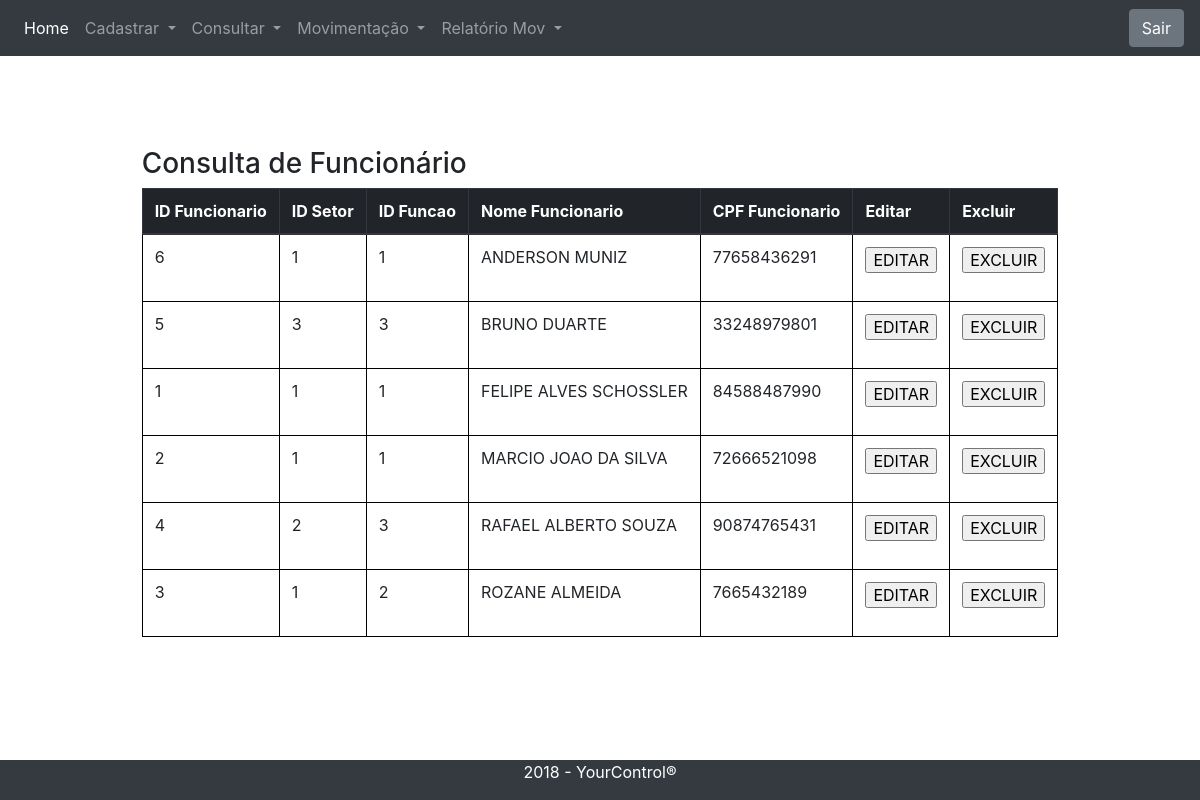
The page /funcionario-consulta.php (signed in) on the database its author committed.
### tables this page shows
CREATE TABLE Funcionarios
( 
    idFuncao INT NOT NULL ,
    idSetor INT NOT NULL , 
    idFuncionario INT NOT NULL AUTO_INCREMENT , 
    nomeFuncionario VARCHAR(40) NOT NULL ,
    cpfFuncionario VARCHAR(11) NOT NULL ,
    PRIMARY KEY (idFuncionario) ,
    CONSTRAINT fk_FuncaoFuncionario FOREIGN KEY (idFuncao) REFERENCES Funcoes (idFuncao) ,
    CONSTRAINT fk_SetorFuncionario FOREIGN KEY (idSetor) REFERENCES Setores (idSetor)
);

### funcionario-c.php (called while the page is built, shortened)
<?php
    function abrirBancoFuncionario(){
        $conexao = new mysqli("localhost","root","","banco");
        return $conexao;
    }
    function selectTodosFuncionarios(){
        $banco = abrirBancoFuncionario();
        $sql = "SELECT * FROM Funcionarios ORDER BY nomeFuncionario";
        $resultado = $banco->query($sql);
        if($resultado->num_rows === 0){
            ?>
                <script type="text/javascript">
                alert("Nenhum funcionário foi cadastrado.");
                window.location.href = "index.php";
                </script>
            <?php
        }else{
            while ($row = mysqli_fetch_array($resultado)){
                $grupo [] = $row;
            }
            return $grupo;
        }
    }
?>

### funcionario-consulta.php (the view, shortened to what this page needs)
<?php
    include("funcionario-c.php");
    $grupoE = selectTodosFuncionarios();
?>
<html lang="pt-BR">
    <head>
        <?php
            include("tmpl/head.php");
        ?>
    </head>
        <?php
            include("tmpl/header.php");
            include("tmpl/footer.php");
        ?>
        <div class="container h-100">
            <div class="row h-100 justify-content-center align-items-center">
                <div class="form">
                    <h3>Consulta de Funcionário</h3>
                    <table class="table">
                        <thead class="thead-dark">
                            <tr>
                                <th>ID Funcionario</th>
                                <th>ID Setor</th>
                                <th>ID Funcao</th>
                                <th>Nome Funcionario</th>
                                <th>CPF Funcionario</th>
                                <th>Editar</th>
                                <th>Excluir</th>
                            </tr>
                        </thead>
                        <tbody>
                            <?php foreach ($grupoE as $funcionarios) { ?>
                                <tr>
                                    <td><?=$funcionarios["idFuncionario"]?></td>
                                    <td><?=$funcionarios["idSetor"]?></td>
                                    <td><?=$funcionarios["idFuncao"]?></td>
                                    <td><?=$funcionarios["nomeFuncionario"]?></td>
                                    <td><?=$funcionarios["cpfFuncionario"]?></td>
                                    <td>
                                        <form nome="alterar" action="funcionario-a.php" method="POST">
                                            <input type="submit" name="Editar" value="Editar" />
                                        </form>
                                    </td>
                                    <td>
                                        <form name="excluir" action="funcionario-c.php" method="POST">
                                            <input type="submit" name="acao" value="Excluir" onclick="alert('Cadastro excluído com sucesso.');"/>
                                        </form>
                                    </td>
                                </tr>
                            <?php } ?>
                        </tbody>
                    </table>
                </div>
            </div>
        </div>
    </body>
</html>

### css/main.css (style rules this page uses)
table, th, td { border: 1px solid black; }
input { text-transform: uppercase; }

### rows shown on the page
funcionarios: idFuncionario "6", idSetor "1", idFuncao "1", nomeFuncionario "ANDERSON MUNIZ", cpfFuncionario "77658436291"
funcionarios: idFuncionario "5", idSetor "3", idFuncao "3", nomeFuncionario "BRUNO DUARTE", cpfFuncionario "33248979801"
funcionarios: idFuncionario "1", idSetor "1", idFuncao "1", nomeFuncionario "FELIPE ALVES SCHOSSLER", cpfFuncionario "84588487990"
funcionarios: idFuncionario "2", idSetor "1", idFuncao "1", nomeFuncionario "MARCIO JOAO DA SILVA", cpfFuncionario "72666521098"
funcionarios: idFuncionario "4", idSetor "2", idFuncao "3", nomeFuncionario "RAFAEL ALBERTO SOUZA", cpfFuncionario "90874765431"
funcionarios: idFuncionario "3", idSetor "1", idFuncao "2", nomeFuncionario "ROZANE ALMEIDA", cpfFuncionario "7665432189"
